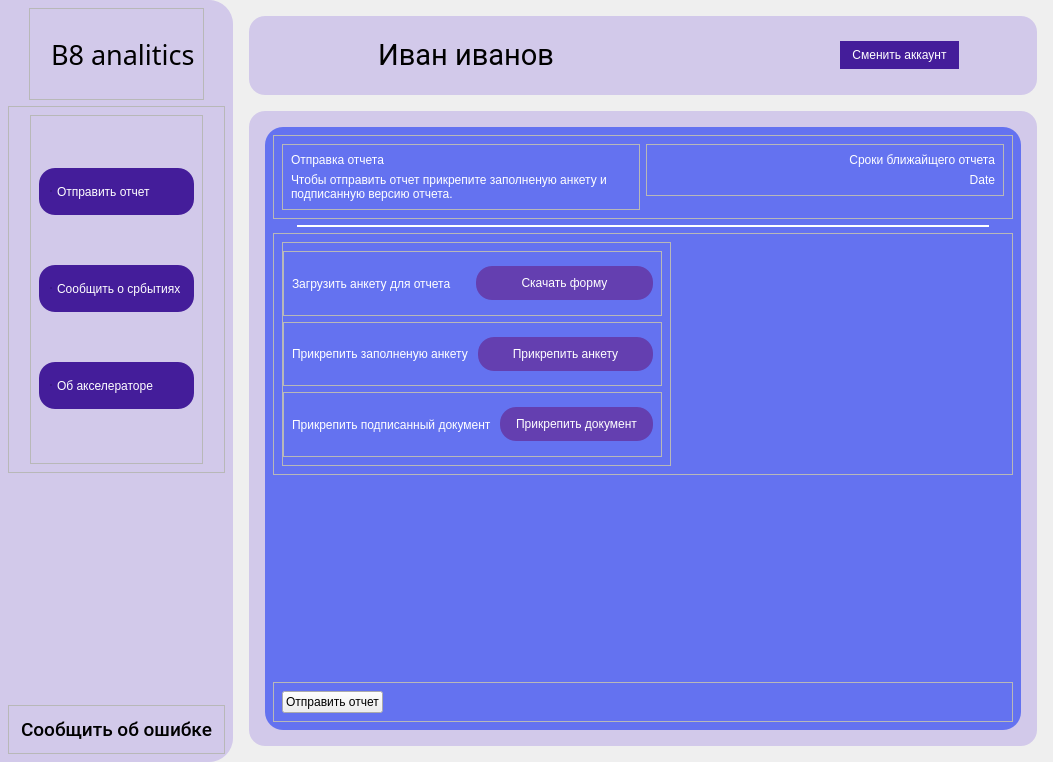
<?xml version="1.0" encoding="UTF-8"?>
<ui version="4.0" connectslotsbyname="false">
 <class>Form</class>
 <widget class="QWidget" name="Form">
  <property name="geometry">
   <rect>
    <x>0</x>
    <y>0</y>
    <width>1053</width>
    <height>762</height>
   </rect>
  </property>
  <property name="windowTitle">
   <string>Form</string>
  </property>
  <property name="layoutDirection">
   <enum>Qt::LeftToRight</enum>
  </property>
  <layout class="QHBoxLayout" name="horizontalLayout" stretch="1,5">
   <property name="spacing">
    <number>0</number>
   </property>
   <property name="leftMargin">
    <number>0</number>
   </property>
   <property name="topMargin">
    <number>0</number>
   </property>
   <property name="rightMargin">
    <number>0</number>
   </property>
   <property name="bottomMargin">
    <number>0</number>
   </property>
   <item>
    <widget class="QFrame" name="frame">
     <property name="styleSheet">
      <string notr="true">#frame{
background-color: rgb(210, 201, 234);
border-top-right-radius: 24;
border-bottom-right-radius: 24;
}</string>
     </property>
     <property name="frameShape">
      <enum>QFrame::NoFrame</enum>
     </property>
     <property name="frameShadow">
      <enum>QFrame::Plain</enum>
     </property>
     <property name="lineWidth">
      <number>0</number>
     </property>
     <layout class="QVBoxLayout" name="verticalLayout" stretch="1,4,1,2">
      <item alignment="Qt::AlignHCenter">
       <widget class="QFrame" name="frame_3">
        <property name="frameShape">
         <enum>QFrame::StyledPanel</enum>
        </property>
        <property name="frameShadow">
         <enum>QFrame::Raised</enum>
        </property>
        <layout class="QHBoxLayout" name="horizontalLayout_2">
         <item>
          <widget class="QLabel" name="label">
           <property name="maximumSize">
            <size>
             <width>64</width>
             <height>80</height>
            </size>
           </property>
           <property name="text">
            <string/>
           </property>
           <property name="pixmap">
            <pixmap resource="res.qrc">:/images/assets/logo.svg</pixmap>
           </property>
           <property name="scaledContents">
            <bool>true</bool>
           </property>
          </widget>
         </item>
         <item>
          <widget class="QLabel" name="label_2">
           <property name="font">
            <font>
             <family>VCR OSD Mono</family>
             <pointsize>20</pointsize>
            </font>
           </property>
           <property name="text">
            <string>B8 analitics</string>
           </property>
          </widget>
         </item>
        </layout>
       </widget>
      </item>
      <item>
       <widget class="QFrame" name="frame_6">
        <property name="frameShape">
         <enum>QFrame::StyledPanel</enum>
        </property>
        <property name="frameShadow">
         <enum>QFrame::Raised</enum>
        </property>
        <layout class="QHBoxLayout" name="horizontalLayout_4" stretch="1,10,1">
         <item>
          <spacer name="horizontalSpacer_4">
           <property name="orientation">
            <enum>Qt::Horizontal</enum>
           </property>
           <property name="sizeHint" stdset="0">
            <size>
             <width>40</width>
             <height>20</height>
            </size>
           </property>
          </spacer>
         </item>
         <item>
          <widget class="QFrame" name="frame_4">
           <property name="styleSheet">
            <string notr="true">QRadioButton:indicator{
	width: 0;
	height: 0;
}
QRadioButton{
color: white;
background-color: rgb(68, 29, 154);
border: none;
border-radius: 16;
padding: 16;
padding-left: 12;
padding-right: 12;
	font: 500 16pt &quot;Roboto Medium&quot;;
}
QPushButton{
color: white;
background-color: rgb(68, 29, 154);
border: none;
border-radius: 16;
padding: 7;
padding-left: 12;
padding-right: 12;
	font: 500 16pt &quot;Roboto Medium&quot;;
}
QRadioButton:hover{
	background-color: rgb(115, 74, 206);
}
QRadioButton:checked{
	color: rgb(68, 29, 154);
	background-color: white;
}
</string>
           </property>
           <property name="frameShape">
            <enum>QFrame::StyledPanel</enum>
           </property>
           <property name="frameShadow">
            <enum>QFrame::Raised</enum>
           </property>
           <layout class="QVBoxLayout" name="verticalLayout_5">
            <item>
             <widget class="QRadioButton" name="pb_to_send_report">
              <property name="styleSheet">
               <string notr="true">QRadioButton:indicator{
	width: 0;
	height: 0;
}</string>
              </property>
              <property name="text">
               <string>Отправить отчет</string>
              </property>
             </widget>
            </item>
            <item>
             <widget class="QRadioButton" name="pb_to_send_event">
              <property name="text">
               <string>Сообщить о србытиях</string>
              </property>
             </widget>
            </item>
            <item>
             <widget class="QRadioButton" name="pb_to_about">
              <property name="text">
               <string>Об акселераторе</string>
              </property>
             </widget>
            </item>
           </layout>
          </widget>
         </item>
         <item>
          <spacer name="horizontalSpacer_5">
           <property name="orientation">
            <enum>Qt::Horizontal</enum>
           </property>
           <property name="sizeHint" stdset="0">
            <size>
             <width>40</width>
             <height>20</height>
            </size>
           </property>
          </spacer>
         </item>
        </layout>
       </widget>
      </item>
      <item>
       <spacer name="verticalSpacer_2">
        <property name="orientation">
         <enum>Qt::Vertical</enum>
        </property>
        <property name="sizeHint" stdset="0">
         <size>
          <width>20</width>
          <height>158</height>
         </size>
        </property>
       </spacer>
      </item>
      <item alignment="Qt::AlignBottom">
       <widget class="QFrame" name="frame_5">
        <property name="font">
         <font>
          <family>Roboto Medium</family>
          <pointsize>12</pointsize>
         </font>
        </property>
        <property name="frameShape">
         <enum>QFrame::StyledPanel</enum>
        </property>
        <property name="frameShadow">
         <enum>QFrame::Raised</enum>
        </property>
        <layout class="QVBoxLayout" name="verticalLayout_3">
         <item>
          <widget class="QPushButton" name="pb_write_abount_error">
           <property name="font">
            <font>
             <family>Roboto Medium</family>
             <pointsize>14</pointsize>
            </font>
           </property>
           <property name="text">
            <string>Сообщить об ошибке</string>
           </property>
           <property name="flat">
            <bool>true</bool>
           </property>
          </widget>
         </item>
        </layout>
       </widget>
      </item>
     </layout>
    </widget>
   </item>
   <item>
    <widget class="QFrame" name="frame_2">
     <property name="layoutDirection">
      <enum>Qt::RightToLeft</enum>
     </property>
     <property name="frameShape">
      <enum>QFrame::NoFrame</enum>
     </property>
     <property name="frameShadow">
      <enum>QFrame::Plain</enum>
     </property>
     <property name="lineWidth">
      <number>0</number>
     </property>
     <layout class="QVBoxLayout" name="verticalLayout_4" stretch="1,8">
      <property name="spacing">
       <number>16</number>
      </property>
      <property name="leftMargin">
       <number>16</number>
      </property>
      <property name="topMargin">
       <number>16</number>
      </property>
      <property name="rightMargin">
       <number>16</number>
      </property>
      <property name="bottomMargin">
       <number>16</number>
      </property>
      <item>
       <widget class="QFrame" name="user_frame">
        <property name="styleSheet">
         <string notr="true">#user_frame {
	border-radius: 16;
	background-color: rgb(210, 201, 234);
}</string>
        </property>
        <property name="frameShape">
         <enum>QFrame::StyledPanel</enum>
        </property>
        <property name="frameShadow">
         <enum>QFrame::Raised</enum>
        </property>
        <layout class="QHBoxLayout" name="horizontalLayout_3" stretch="1,4,1,4,1">
         <item>
          <spacer name="horizontalSpacer_2">
           <property name="orientation">
            <enum>Qt::Horizontal</enum>
           </property>
           <property name="sizeHint" stdset="0">
            <size>
             <width>40</width>
             <height>20</height>
            </size>
           </property>
          </spacer>
         </item>
         <item alignment="Qt::AlignLeft">
          <widget class="QPushButton" name="pb_change_account">
           <property name="styleSheet">
            <string notr="true">QPushButton{
color: white;
background-color: rgb(68, 29, 154);
border: none;
border-radius: 16;
padding: 7;
padding-left: 12;
padding-right: 12;
	font: 500 16pt &quot;Roboto Medium&quot;;
}
QPushButton:hover{
	background-color: rgb(115, 74, 206);
}
QPushButton:hover:pressed{
	color: rgb(68, 29, 154);
	background-color: white;
}</string>
           </property>
           <property name="text">
            <string>Сменить аккаунт</string>
           </property>
          </widget>
         </item>
         <item>
          <spacer name="horizontalSpacer_3">
           <property name="orientation">
            <enum>Qt::Horizontal</enum>
           </property>
           <property name="sizeHint" stdset="0">
            <size>
             <width>40</width>
             <height>20</height>
            </size>
           </property>
          </spacer>
         </item>
         <item>
          <widget class="QLabel" name="lbl_username">
           <property name="font">
            <font>
             <family>Roboto</family>
             <pointsize>22</pointsize>
            </font>
           </property>
           <property name="text">
            <string>Иван иванов</string>
           </property>
           <property name="alignment">
            <set>Qt::AlignCenter</set>
           </property>
          </widget>
         </item>
         <item>
          <spacer name="horizontalSpacer">
           <property name="orientation">
            <enum>Qt::Horizontal</enum>
           </property>
           <property name="sizeHint" stdset="0">
            <size>
             <width>64</width>
             <height>20</height>
            </size>
           </property>
          </spacer>
         </item>
        </layout>
       </widget>
      </item>
      <item>
       <widget class="QFrame" name="content_frame">
        <property name="styleSheet">
         <string notr="true">#content_frame {
	background-color: rgb(210, 201, 234);
	border-radius: 16;
}</string>
        </property>
        <property name="frameShape">
         <enum>QFrame::StyledPanel</enum>
        </property>
        <property name="frameShadow">
         <enum>QFrame::Raised</enum>
        </property>
        <layout class="QVBoxLayout" name="verticalLayout_11">
         <item>
          <widget class="QStackedWidget" name="stackedWidget">
           <property name="currentIndex">
            <number>0</number>
           </property>
           <widget class="QWidget" name="page">
            <layout class="QVBoxLayout" name="verticalLayout_2">
             <item>
              <widget class="QFrame" name="report_frame">
               <property name="styleSheet">
                <string notr="true">#report_frame {	
	background-color: rgb(100, 114, 240);
	border-radius: 18;
}</string>
               </property>
               <property name="frameShape">
                <enum>QFrame::StyledPanel</enum>
               </property>
               <property name="frameShadow">
                <enum>QFrame::Raised</enum>
               </property>
               <layout class="QVBoxLayout" name="verticalLayout_6" stretch="1,0,3,2,1">
                <item>
                 <widget class="QFrame" name="frame_7">
                  <property name="styleSheet">
                   <string notr="true">color: white;</string>
                  </property>
                  <property name="frameShape">
                   <enum>QFrame::StyledPanel</enum>
                  </property>
                  <property name="frameShadow">
                   <enum>QFrame::Raised</enum>
                  </property>
                  <layout class="QHBoxLayout" name="horizontalLayout_5">
                   <item alignment="Qt::AlignTop">
                    <widget class="QFrame" name="frame_10">
                     <property name="frameShape">
                      <enum>QFrame::StyledPanel</enum>
                     </property>
                     <property name="frameShadow">
                      <enum>QFrame::Raised</enum>
                     </property>
                     <layout class="QVBoxLayout" name="verticalLayout_7">
                      <item alignment="Qt::AlignTop">
                       <widget class="QLabel" name="label_5">
                        <property name="styleSheet">
                         <string notr="true">font: 500 14pt &quot;Roboto&quot;;</string>
                        </property>
                        <property name="text">
                         <string>Сроки ближайщего отчета</string>
                        </property>
                        <property name="alignment">
                         <set>Qt::AlignRight|Qt::AlignTrailing|Qt::AlignVCenter</set>
                        </property>
                       </widget>
                      </item>
                      <item alignment="Qt::AlignBottom">
                       <widget class="QLabel" name="lbl_date">
                        <property name="layoutDirection">
                         <enum>Qt::LeftToRight</enum>
                        </property>
                        <property name="styleSheet">
                         <string notr="true">font: 87 12pt &quot;Roboto&quot;;</string>
                        </property>
                        <property name="text">
                         <string>Date</string>
                        </property>
                        <property name="alignment">
                         <set>Qt::AlignRight|Qt::AlignTrailing|Qt::AlignVCenter</set>
                        </property>
                       </widget>
                      </item>
                     </layout>
                    </widget>
                   </item>
                   <item alignment="Qt::AlignTop">
                    <widget class="QFrame" name="frame_11">
                     <property name="styleSheet">
                      <string notr="true"/>
                     </property>
                     <property name="frameShape">
                      <enum>QFrame::StyledPanel</enum>
                     </property>
                     <property name="frameShadow">
                      <enum>QFrame::Raised</enum>
                     </property>
                     <layout class="QVBoxLayout" name="verticalLayout_8">
                      <item>
                       <widget class="QLabel" name="label_3">
                        <property name="styleSheet">
                         <string notr="true">font: 500 14pt &quot;Roboto&quot;;</string>
                        </property>
                        <property name="text">
                         <string>Отправка отчета</string>
                        </property>
                       </widget>
                      </item>
                      <item>
                       <widget class="QLabel" name="label_4">
                        <property name="styleSheet">
                         <string notr="true">font: 87 12pt &quot;Roboto&quot;;</string>
                        </property>
                        <property name="text">
                         <string>Чтобы отправить отчет прикрепите заполненую анкету и подписанную версию отчета.</string>
                        </property>
                        <property name="wordWrap">
                         <bool>true</bool>
                        </property>
                       </widget>
                      </item>
                     </layout>
                    </widget>
                   </item>
                  </layout>
                 </widget>
                </item>
                <item>
                 <widget class="QWidget" name="widget" native="true">
                  <property name="sizePolicy">
                   <sizepolicy hsizetype="Preferred" vsizetype="Preferred">
                    <horstretch>0</horstretch>
                    <verstretch>0</verstretch>
                   </sizepolicy>
                  </property>
                  <property name="minimumSize">
                   <size>
                    <width>0</width>
                    <height>2</height>
                   </size>
                  </property>
                  <property name="maximumSize">
                   <size>
                    <width>16777215</width>
                    <height>2</height>
                   </size>
                  </property>
                  <property name="styleSheet">
                   <string notr="true">background-color: rgb(255, 255, 255);
margin-left: 24;
margin-right: 24;</string>
                  </property>
                 </widget>
                </item>
                <item>
                 <widget class="QFrame" name="frame_15">
                  <property name="frameShape">
                   <enum>QFrame::StyledPanel</enum>
                  </property>
                  <property name="frameShadow">
                   <enum>QFrame::Raised</enum>
                  </property>
                  <layout class="QHBoxLayout" name="horizontalLayout_10">
                   <item alignment="Qt::AlignLeft">
                    <widget class="QFrame" name="frame_8">
                     <property name="layoutDirection">
                      <enum>Qt::LeftToRight</enum>
                     </property>
                     <property name="styleSheet">
                      <string notr="true">QPushButton{
color: white;
background-color: rgb(100, 63, 176);
border: none;
border-radius: 16;
padding: 10;
padding-left: 8;
padding-right: 8;
	font: 500 12pt &quot;Roboto Medium&quot;;
}
QPushButton:hover{
	background-color: rgb(115, 74, 206);
}
QPushButton:hover:pressed{
	color: rgb(68, 29, 154);
	background-color: white;
}
QLabel{
	color: white;
	font: 14pt &quot;Roboto&quot;;
}</string>
                     </property>
                     <property name="frameShape">
                      <enum>QFrame::StyledPanel</enum>
                     </property>
                     <property name="frameShadow">
                      <enum>QFrame::Raised</enum>
                     </property>
                     <layout class="QVBoxLayout" name="verticalLayout_9">
                      <property name="leftMargin">
                       <number>0</number>
                      </property>
                      <item>
                       <widget class="QFrame" name="frame_12">
                        <property name="layoutDirection">
                         <enum>Qt::LeftToRight</enum>
                        </property>
                        <property name="frameShape">
                         <enum>QFrame::StyledPanel</enum>
                        </property>
                        <property name="frameShadow">
                         <enum>QFrame::Raised</enum>
                        </property>
                        <layout class="QHBoxLayout" name="horizontalLayout_9">
                         <item>
                          <widget class="QLabel" name="label_7">
                           <property name="text">
                            <string>Загрузить анкету для отчета</string>
                           </property>
                          </widget>
                         </item>
                         <item>
                          <widget class="QPushButton" name="pb_download_form">
                           <property name="text">
                            <string>Скачать форму</string>
                           </property>
                          </widget>
                         </item>
                        </layout>
                       </widget>
                      </item>
                      <item>
                       <widget class="QFrame" name="frame_13">
                        <property name="layoutDirection">
                         <enum>Qt::LeftToRight</enum>
                        </property>
                        <property name="frameShape">
                         <enum>QFrame::StyledPanel</enum>
                        </property>
                        <property name="frameShadow">
                         <enum>QFrame::Raised</enum>
                        </property>
                        <layout class="QHBoxLayout" name="horizontalLayout_8">
                         <item>
                          <widget class="QLabel" name="label_8">
                           <property name="text">
                            <string>Прикрепить заполненую анкету </string>
                           </property>
                          </widget>
                         </item>
                         <item>
                          <widget class="QPushButton" name="pb_clip_form">
                           <property name="text">
                            <string>Прикрепить анкету</string>
                           </property>
                          </widget>
                         </item>
                        </layout>
                       </widget>
                      </item>
                      <item>
                       <widget class="QFrame" name="frame_14">
                        <property name="layoutDirection">
                         <enum>Qt::LeftToRight</enum>
                        </property>
                        <property name="frameShape">
                         <enum>QFrame::StyledPanel</enum>
                        </property>
                        <property name="frameShadow">
                         <enum>QFrame::Raised</enum>
                        </property>
                        <layout class="QHBoxLayout" name="horizontalLayout_7">
                         <item>
                          <widget class="QLabel" name="label_9">
                           <property name="text">
                            <string>Прикрепить подписанный документ </string>
                           </property>
                          </widget>
                         </item>
                         <item>
                          <widget class="QPushButton" name="pb_clip_doc">
                           <property name="styleSheet">
                            <string notr="true">padding-left: 16;
padding-right: 16;</string>
                           </property>
                           <property name="text">
                            <string>Прикрепить документ</string>
                           </property>
                          </widget>
                         </item>
                        </layout>
                       </widget>
                      </item>
                     </layout>
                    </widget>
                   </item>
                  </layout>
                 </widget>
                </item>
                <item>
                 <spacer name="verticalSpacer">
                  <property name="orientation">
                   <enum>Qt::Vertical</enum>
                  </property>
                  <property name="sizeHint" stdset="0">
                   <size>
                    <width>20</width>
                    <height>40</height>
                   </size>
                  </property>
                 </spacer>
                </item>
                <item alignment="Qt::AlignBottom">
                 <widget class="QFrame" name="frame_9">
                  <property name="frameShape">
                   <enum>QFrame::StyledPanel</enum>
                  </property>
                  <property name="frameShadow">
                   <enum>QFrame::Raised</enum>
                  </property>
                  <layout class="QHBoxLayout" name="horizontalLayout_6">
                   <item>
                    <spacer name="horizontalSpacer_6">
                     <property name="orientation">
                      <enum>Qt::Horizontal</enum>
                     </property>
                     <property name="sizeHint" stdset="0">
                      <size>
                       <width>40</width>
                       <height>20</height>
                      </size>
                     </property>
                    </spacer>
                   </item>
                   <item>
                    <widget class="QPushButton" name="pb_send_report">
                     <property name="styleSheet">
                      <string notr="true">QPushButton{
color: white;
background-color: rgb(100, 63, 176);
border: none;
border-radius: 16;
padding: 7;
padding-left: 12;
padding-right: 12;
	font: 500 14pt &quot;Roboto Medium&quot;;
}
QPushButton:hover{
	background-color: rgb(115, 74, 206);
}
QPushButton:hover:pressed{
	color: rgb(68, 29, 154);
	background-color: white;
}rgb(100, 63, 176)</string>
                     </property>
                     <property name="text">
                      <string>Отправить отчет</string>
                     </property>
                    </widget>
                   </item>
                  </layout>
                 </widget>
                </item>
               </layout>
              </widget>
             </item>
            </layout>
           </widget>
           <widget class="QWidget" name="page_2">
            <layout class="QVBoxLayout" name="verticalLayout_10">
             <item>
              <widget class="QFrame" name="events_frame">
               <property name="layoutDirection">
                <enum>Qt::LeftToRight</enum>
               </property>
               <property name="styleSheet">
                <string notr="true">#events_frame{
background-color: rgb(100, 114, 240);
border-radius: 18;
}
QLabel{
color: white;
font: 12pt &quot;Roboto&quot;;
}

QLineEdit{
	border: 2px solid rgb(68, 29, 154);
	padding: 6;
	background-color: rgb(255, 255, 255);
	color: rgb(68, 29, 154);
	border-radius: 8
}
QTextEdit{
	border: 2px solid rgb(68, 29, 154);
	padding: 6;
	background-color: rgb(255, 255, 255);
	color: rgb(68, 29, 154);
	border-radius: 8
}</string>
               </property>
               <property name="frameShape">
                <enum>QFrame::StyledPanel</enum>
               </property>
               <property name="frameShadow">
                <enum>QFrame::Raised</enum>
               </property>
               <layout class="QVBoxLayout" name="verticalLayout_12" stretch="1,0,5,1">
                <item>
                 <widget class="QFrame" name="frame_17">
                  <property name="styleSheet">
                   <string notr="true"/>
                  </property>
                  <property name="frameShape">
                   <enum>QFrame::StyledPanel</enum>
                  </property>
                  <property name="frameShadow">
                   <enum>QFrame::Raised</enum>
                  </property>
                  <layout class="QVBoxLayout" name="verticalLayout_13">
                   <item>
                    <widget class="QLabel" name="label_10">
                     <property name="styleSheet">
                      <string notr="true">font: 500 14pt &quot;Roboto&quot;;</string>
                     </property>
                     <property name="text">
                      <string>Недавние события</string>
                     </property>
                    </widget>
                   </item>
                   <item>
                    <widget class="QLabel" name="label_11">
                     <property name="styleSheet">
                      <string notr="true">font: 12pt &quot;Roboto&quot;;</string>
                     </property>
                     <property name="text">
                      <string>Напишите о произошедших событиях за последний месяц повлиявших на жизнь проекта</string>
                     </property>
                     <property name="wordWrap">
                      <bool>true</bool>
                     </property>
                    </widget>
                   </item>
                  </layout>
                 </widget>
                </item>
                <item>
                 <widget class="QWidget" name="widget_2" native="true">
                  <property name="minimumSize">
                   <size>
                    <width>0</width>
                    <height>2</height>
                   </size>
                  </property>
                  <property name="maximumSize">
                   <size>
                    <width>16777215</width>
                    <height>2</height>
                   </size>
                  </property>
                  <property name="styleSheet">
                   <string notr="true">background-color: rgb(255, 255, 255);</string>
                  </property>
                 </widget>
                </item>
                <item>
                 <widget class="QFrame" name="frame_18">
                  <property name="frameShape">
                   <enum>QFrame::StyledPanel</enum>
                  </property>
                  <property name="frameShadow">
                   <enum>QFrame::Raised</enum>
                  </property>
                  <layout class="QVBoxLayout" name="verticalLayout_14">
                   <item>
                    <widget class="QFrame" name="frame_16">
                     <property name="layoutDirection">
                      <enum>Qt::LeftToRight</enum>
                     </property>
                     <property name="frameShape">
                      <enum>QFrame::StyledPanel</enum>
                     </property>
                     <property name="frameShadow">
                      <enum>QFrame::Raised</enum>
                     </property>
                     <layout class="QHBoxLayout" name="horizontalLayout_12">
                      <item>
                       <widget class="QLabel" name="label_12">
                        <property name="text">
                         <string>Название события: </string>
                        </property>
                       </widget>
                      </item>
                      <item>
                       <widget class="QLineEdit" name="le_event_name"/>
                      </item>
                     </layout>
                    </widget>
                   </item>
                   <item alignment="Qt::AlignLeft">
                    <widget class="QFrame" name="frame_24">
                     <property name="layoutDirection">
                      <enum>Qt::LeftToRight</enum>
                     </property>
                     <property name="frameShape">
                      <enum>QFrame::StyledPanel</enum>
                     </property>
                     <property name="frameShadow">
                      <enum>QFrame::Raised</enum>
                     </property>
                     <layout class="QVBoxLayout" name="verticalLayout_20">
                      <item>
                       <widget class="QFrame" name="frame_20">
                        <property name="layoutDirection">
                         <enum>Qt::LeftToRight</enum>
                        </property>
                        <property name="frameShape">
                         <enum>QFrame::StyledPanel</enum>
                        </property>
                        <property name="frameShadow">
                         <enum>QFrame::Raised</enum>
                        </property>
                        <layout class="QHBoxLayout" name="horizontalLayout_13">
                         <property name="leftMargin">
                          <number>0</number>
                         </property>
                         <property name="topMargin">
                          <number>0</number>
                         </property>
                         <property name="rightMargin">
                          <number>0</number>
                         </property>
                         <property name="bottomMargin">
                          <number>0</number>
                         </property>
                         <item>
                          <widget class="QLabel" name="label_13">
                           <property name="text">
                            <string>Начало: </string>
                           </property>
                          </widget>
                         </item>
                         <item>
                          <widget class="QLineEdit" name="le_start_date">
                           <property name="styleSheet">
                            <string notr="true">font: 12pt &quot;Roboto&quot;;</string>
                           </property>
                           <property name="inputMask">
                            <string>00 - 00 - 0000</string>
                           </property>
                           <property name="text">
                            <string> -  - </string>
                           </property>
                           <property name="placeholderText">
                            <string>ДД:ММ:ГГГГ</string>
                           </property>
                          </widget>
                         </item>
                         <item>
                          <widget class="QLabel" name="label_14">
                           <property name="text">
                            <string>Конец: </string>
                           </property>
                          </widget>
                         </item>
                         <item>
                          <widget class="QLineEdit" name="le_end_date">
                           <property name="styleSheet">
                            <string notr="true">font: 12pt &quot;Roboto&quot;;</string>
                           </property>
                           <property name="inputMask">
                            <string>00 - 00 - 0000</string>
                           </property>
                           <property name="placeholderText">
                            <string>ДД:ММ:ГГГГ</string>
                           </property>
                          </widget>
                         </item>
                        </layout>
                       </widget>
                      </item>
                      <item>
                       <widget class="QLabel" name="label_19">
                        <property name="styleSheet">
                         <string notr="true">font-size: 8pt</string>
                        </property>
                        <property name="text">
                         <string>формат: ДД:ММ:ГГГГ</string>
                        </property>
                       </widget>
                      </item>
                     </layout>
                    </widget>
                   </item>
                   <item>
                    <widget class="QFrame" name="frame_21">
                     <property name="frameShape">
                      <enum>QFrame::StyledPanel</enum>
                     </property>
                     <property name="frameShadow">
                      <enum>QFrame::Raised</enum>
                     </property>
                     <layout class="QVBoxLayout" name="verticalLayout_15">
                      <item>
                       <widget class="QLabel" name="label_15">
                        <property name="text">
                         <string>Результаты события: </string>
                        </property>
                       </widget>
                      </item>
                      <item>
                       <widget class="QTextEdit" name="te_results"/>
                      </item>
                     </layout>
                    </widget>
                   </item>
                  </layout>
                 </widget>
                </item>
                <item>
                 <widget class="QFrame" name="frame_19">
                  <property name="layoutDirection">
                   <enum>Qt::LeftToRight</enum>
                  </property>
                  <property name="frameShape">
                   <enum>QFrame::StyledPanel</enum>
                  </property>
                  <property name="frameShadow">
                   <enum>QFrame::Raised</enum>
                  </property>
                  <layout class="QHBoxLayout" name="horizontalLayout_11">
                   <item>
                    <widget class="QPushButton" name="pb_send">
                     <property name="styleSheet">
                      <string notr="true">QPushButton{
color: white;
background-color: rgb(100, 63, 176);
border: none;
border-radius: 16;
padding: 10;
padding-left: 12;
padding-right: 12;
	font: 500 16pt &quot;Roboto Medium&quot;;
}
QPushButton:hover{
	background-color: rgb(115, 74, 206);
}
QPushButton:hover:pressed{
	color: rgb(68, 29, 154);
	background-color: white;
}rgb(100, 63, 176)</string>
                     </property>
                     <property name="text">
                      <string>Отправить</string>
                     </property>
                    </widget>
                   </item>
                   <item>
                    <spacer name="horizontalSpacer_7">
                     <property name="orientation">
                      <enum>Qt::Horizontal</enum>
                     </property>
                     <property name="sizeHint" stdset="0">
                      <size>
                       <width>487</width>
                       <height>20</height>
                      </size>
                     </property>
                    </spacer>
                   </item>
                  </layout>
                 </widget>
                </item>
               </layout>
              </widget>
             </item>
            </layout>
           </widget>
           <widget class="QWidget" name="page_3">
            <property name="styleSheet">
             <string notr="true">QLabel {
	font: 500 16pt &quot;Roboto&quot;;
	color: white
}</string>
            </property>
            <layout class="QVBoxLayout" name="verticalLayout_16">
             <item>
              <widget class="QFrame" name="about_frame">
               <property name="styleSheet">
                <string notr="true">#about_frame {
	border-radius: 18;
	background-color: rgb(100, 114, 240);
}</string>
               </property>
               <property name="frameShape">
                <enum>QFrame::StyledPanel</enum>
               </property>
               <property name="frameShadow">
                <enum>QFrame::Raised</enum>
               </property>
               <layout class="QVBoxLayout" name="verticalLayout_17" stretch="1,0,10">
                <item>
                 <widget class="QFrame" name="frame_22">
                  <property name="frameShape">
                   <enum>QFrame::StyledPanel</enum>
                  </property>
                  <property name="frameShadow">
                   <enum>QFrame::Raised</enum>
                  </property>
                  <layout class="QVBoxLayout" name="verticalLayout_18">
                   <item>
                    <widget class="QLabel" name="label_16">
                     <property name="styleSheet">
                      <string notr="true">font: 500 24pt &quot;Roboto&quot;;</string>
                     </property>
                     <property name="text">
                      <string>Самый северный акселератор инновационных проектов B8!</string>
                     </property>
                     <property name="wordWrap">
                      <bool>true</bool>
                     </property>
                    </widget>
                   </item>
                  </layout>
                 </widget>
                </item>
                <item>
                 <widget class="QWidget" name="widget_3" native="true">
                  <property name="minimumSize">
                   <size>
                    <width>0</width>
                    <height>2</height>
                   </size>
                  </property>
                  <property name="maximumSize">
                   <size>
                    <width>16777215</width>
                    <height>2</height>
                   </size>
                  </property>
                  <property name="styleSheet">
                   <string notr="true">background-color: white;</string>
                  </property>
                 </widget>
                </item>
                <item alignment="Qt::AlignTop">
                 <widget class="QFrame" name="frame_23">
                  <property name="frameShape">
                   <enum>QFrame::StyledPanel</enum>
                  </property>
                  <property name="frameShadow">
                   <enum>QFrame::Raised</enum>
                  </property>
                  <layout class="QVBoxLayout" name="verticalLayout_19">
                   <property name="spacing">
                    <number>16</number>
                   </property>
                   <item>
                    <widget class="QLabel" name="label_17">
                     <property name="text">
                      <string>Акселератор В8 - это ускоренная программа развития стартапов,
включающая в себя менторскую, финансовую и образовательную поддержку.</string>
                     </property>
                     <property name="wordWrap">
                      <bool>true</bool>
                     </property>
                    </widget>
                   </item>
                   <item>
                    <widget class="QLabel" name="label_18">
                     <property name="text">
                      <string>Данное приложение позволяет вам удобно и быстро присылать отчетность о вашей работе, что позволяет акселератору узнать о вам больше и в последствии больше помогать вашему проекту.</string>
                     </property>
                     <property name="wordWrap">
                      <bool>true</bool>
                     </property>
                    </widget>
                   </item>
                  </layout>
                 </widget>
                </item>
               </layout>
              </widget>
             </item>
            </layout>
           </widget>
          </widget>
         </item>
        </layout>
       </widget>
      </item>
     </layout>
    </widget>
   </item>
  </layout>
 </widget>
 <layoutdefault spacing="6" margin="8"/>
 <resources>
  <include location="res.qrc"/>
  <include location="res.qrc"/>
 </resources>
 <connections/>
</ui>
